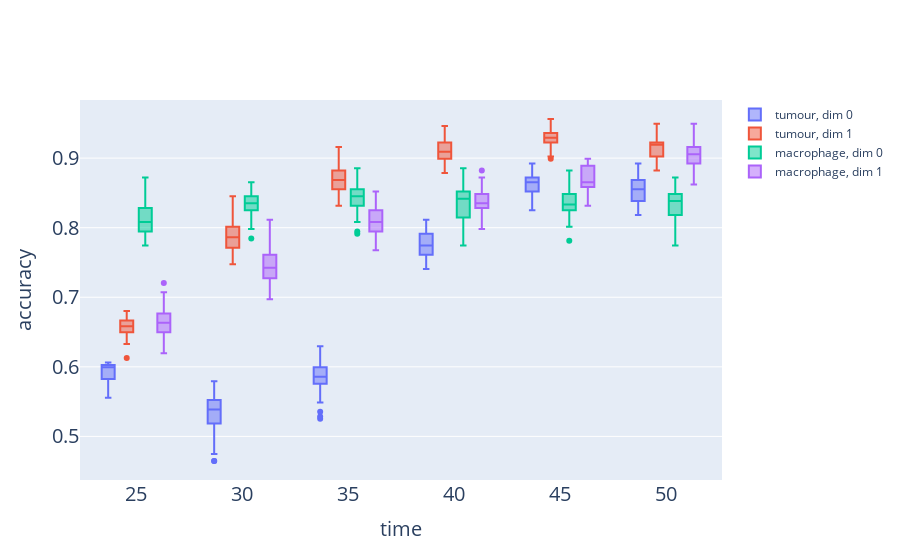

This figure's notebook cell:
### Code cell
#fig = go.Figure()

# tumor VR0
trace0 = go.Box(
        y = y_tumor_VR0,
        x = x,
        name = "tumour, dim 0",
)

# tumor VR1
trace1 = go.Box(
        y = y_tumor_VR1,
        x = x,
        name = "tumour, dim 1"
)

# macrophage VR0
trace2 = go.Box(
        y = y_macrophage_VR0,
        x = x,
        name = "macrophage, dim 0"
)

# macrophage VR1
trace3 = go.Box(
        y = y_macrophage_VR1,
        x = x,
        name = "macrophage, dim 1"
)


data = [trace0, trace1, trace2, trace3]
fig = go.Figure(data=data)

layout = go.Layout(
    yaxis=go.layout.YAxis(
        title='accuracy',
        titlefont = dict(size = 20),
        zeroline=False,
        tickfont = dict(size=20),
    ),
    xaxis = go.layout.XAxis(
        title="time",
        titlefont = dict(size = 20),
        tickfont = dict(size = 20)),
        boxmode='group',
)

fig = go.Figure(data = data, layout = layout)
fig.show()

#fig.write_image("analysis/VR_summary.png")

### Figure 1 — Plotly figure (JSON) as saved in the notebook; plotly's stock layout.template omitted (floating-point values rounded to 4 significant figures; data arrays with more than 128 entries replaced by an {"elided": "..."} marker saying what was removed)
{"data": [{"name": "tumour, dim 0", "type": "box", "x": {"elided": "300 int values"}, "y": {"elided": "300 float values"}}, {"name": "tumour, dim 1", "type": "box", "x": {"elided": "300 int values"}, "y": {"elided": "300 float values"}}, {"name": "macrophage, dim 0", "type": "box", "x": {"elided": "300 int values"}, "y": {"elided": "300 float values"}}, {"name": "macrophage, dim 1", "type": "box", "x": {"elided": "300 int values"}, "y": {"elided": "300 float values"}}], "layout": {"boxmode": "group", "xaxis": {"tickfont": {"size": 20}, "title": {"font": {"size": 20}, "text": "time"}}, "yaxis": {"tickfont": {"size": 20}, "title": {"font": {"size": 20}, "text": "accuracy"}, "zeroline": false}}}
